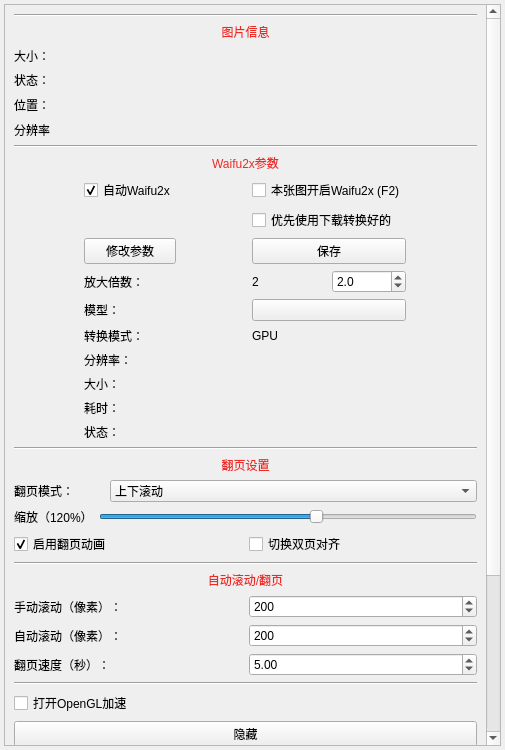
<?xml version="1.0" encoding="UTF-8"?>
<ui version="4.0">
 <class>ReadImg</class>
 <widget class="QWidget" name="ReadImg">
  <property name="geometry">
   <rect>
    <x>0</x>
    <y>0</y>
    <width>505</width>
    <height>750</height>
   </rect>
  </property>
  <property name="windowTitle">
   <string>工具</string>
  </property>
  <property name="autoFillBackground">
   <bool>false</bool>
  </property>
  <property name="styleSheet">
   <string notr="true"/>
  </property>
  <layout class="QGridLayout" name="gridLayout_2">
   <property name="leftMargin">
    <number>4</number>
   </property>
   <property name="topMargin">
    <number>4</number>
   </property>
   <property name="rightMargin">
    <number>4</number>
   </property>
   <property name="bottomMargin">
    <number>4</number>
   </property>
   <item row="0" column="0">
    <widget class="SmoothScrollArea" name="scrollArea22">
     <property name="widgetResizable">
      <bool>true</bool>
     </property>
     <widget class="QWidget" name="scrollAreaWidgetContents">
      <property name="geometry">
       <rect>
        <x>0</x>
        <y>0</y>
        <width>483</width>
        <height>934</height>
       </rect>
      </property>
      <layout class="QVBoxLayout" name="verticalLayout_2">
       <item>
        <layout class="QVBoxLayout" name="verticalLayout">
         <property name="spacing">
          <number>6</number>
         </property>
         <property name="sizeConstraint">
          <enum>QLayout::SizeConstraint::SetDefaultConstraint</enum>
         </property>
         <property name="leftMargin">
          <number>0</number>
         </property>
         <property name="topMargin">
          <number>0</number>
         </property>
         <property name="rightMargin">
          <number>0</number>
         </property>
         <property name="bottomMargin">
          <number>0</number>
         </property>
         <item>
          <widget class="Line" name="line_6">
           <property name="orientation">
            <enum>Qt::Orientation::Horizontal</enum>
           </property>
          </widget>
         </item>
         <item>
          <widget class="QLabel" name="label_4">
           <property name="styleSheet">
            <string notr="true">color: #ee2a24</string>
           </property>
           <property name="text">
            <string>图片信息</string>
           </property>
           <property name="alignment">
            <set>Qt::AlignmentFlag::AlignCenter</set>
           </property>
          </widget>
         </item>
         <item>
          <layout class="QGridLayout" name="gridLayout_3">
           <item row="2" column="0">
            <widget class="QLabel" name="epsLabel">
             <property name="minimumSize">
              <size>
               <width>0</width>
               <height>20</height>
              </size>
             </property>
             <property name="maximumSize">
              <size>
               <width>16777215</width>
               <height>20</height>
              </size>
             </property>
             <property name="text">
              <string>位置：</string>
             </property>
            </widget>
           </item>
           <item row="1" column="0">
            <widget class="QLabel" name="stateLable">
             <property name="text">
              <string>状态：</string>
             </property>
            </widget>
           </item>
           <item row="0" column="0">
            <widget class="QLabel" name="sizeLabel">
             <property name="text">
              <string>大小：</string>
             </property>
            </widget>
           </item>
           <item row="3" column="0">
            <widget class="QLabel" name="resolutionLabel">
             <property name="maximumSize">
              <size>
               <width>40</width>
               <height>16777215</height>
              </size>
             </property>
             <property name="styleSheet">
              <string notr="true"/>
             </property>
             <property name="text">
              <string>分辨率：</string>
             </property>
            </widget>
           </item>
           <item row="0" column="1">
            <widget class="QLabel" name="sizeLabel2">
             <property name="text">
              <string/>
             </property>
             <property name="wordWrap">
              <bool>true</bool>
             </property>
            </widget>
           </item>
           <item row="1" column="1">
            <widget class="QLabel" name="stateLable2">
             <property name="text">
              <string/>
             </property>
             <property name="wordWrap">
              <bool>true</bool>
             </property>
            </widget>
           </item>
           <item row="2" column="1">
            <widget class="QLabel" name="epsLabel2">
             <property name="text">
              <string/>
             </property>
             <property name="wordWrap">
              <bool>true</bool>
             </property>
            </widget>
           </item>
           <item row="3" column="1">
            <widget class="QLabel" name="resolutionLabel2">
             <property name="text">
              <string/>
             </property>
             <property name="wordWrap">
              <bool>true</bool>
             </property>
            </widget>
           </item>
          </layout>
         </item>
         <item>
          <widget class="Line" name="line">
           <property name="orientation">
            <enum>Qt::Orientation::Horizontal</enum>
           </property>
          </widget>
         </item>
         <item>
          <widget class="QLabel" name="label">
           <property name="styleSheet">
            <string notr="true">color: #ee2a24</string>
           </property>
           <property name="text">
            <string>Waifu2x参数</string>
           </property>
           <property name="alignment">
            <set>Qt::AlignmentFlag::AlignCenter</set>
           </property>
          </widget>
         </item>
         <item>
          <layout class="QGridLayout" name="gridLayout">
           <item row="8" column="0">
            <widget class="QLabel" name="sizeWaifu">
             <property name="text">
              <string>大小：</string>
             </property>
            </widget>
           </item>
           <item row="6" column="0">
            <widget class="QLabel" name="label_9">
             <property name="text">
              <string>转换模式：</string>
             </property>
            </widget>
           </item>
           <item row="8" column="1">
            <widget class="QLabel" name="waifu2xSize">
             <property name="text">
              <string/>
             </property>
             <property name="wordWrap">
              <bool>true</bool>
             </property>
            </widget>
           </item>
           <item row="7" column="1">
            <widget class="QLabel" name="waifu2xRes">
             <property name="text">
              <string/>
             </property>
             <property name="wordWrap">
              <bool>true</bool>
             </property>
            </widget>
           </item>
           <item row="1" column="1">
            <widget class="QCheckBox" name="curWaifu2x">
             <property name="text">
              <string>本张图开启Waifu2x (F2)</string>
             </property>
            </widget>
           </item>
           <item row="3" column="0">
            <widget class="QPushButton" name="waifu2xSave">
             <property name="text">
              <string>修改参数</string>
             </property>
            </widget>
           </item>
           <item row="10" column="1">
            <widget class="QLabel" name="waifu2xStatus">
             <property name="text">
              <string/>
             </property>
             <property name="wordWrap">
              <bool>true</bool>
             </property>
            </widget>
           </item>
           <item row="5" column="0">
            <widget class="QLabel" name="label_8">
             <property name="maximumSize">
              <size>
               <width>35</width>
               <height>16777215</height>
              </size>
             </property>
             <property name="text">
              <string>模型：</string>
             </property>
            </widget>
           </item>
           <item row="1" column="0">
            <widget class="QCheckBox" name="checkBox">
             <property name="styleSheet">
              <string notr="true"/>
             </property>
             <property name="text">
              <string>自动Waifu2x</string>
             </property>
             <property name="checked">
              <bool>true</bool>
             </property>
            </widget>
           </item>
           <item row="3" column="1">
            <layout class="QHBoxLayout" name="horizontalLayout_9">
             <item>
              <widget class="QPushButton" name="waifu2xCancle">
               <property name="text">
                <string>保存</string>
               </property>
              </widget>
             </item>
            </layout>
           </item>
           <item row="6" column="1">
            <widget class="QLabel" name="gpuLabel">
             <property name="maximumSize">
              <size>
               <width>150</width>
               <height>16777215</height>
              </size>
             </property>
             <property name="text">
              <string>GPU</string>
             </property>
             <property name="wordWrap">
              <bool>true</bool>
             </property>
            </widget>
           </item>
           <item row="4" column="0">
            <widget class="QLabel" name="label_3">
             <property name="text">
              <string>放大倍数：</string>
             </property>
            </widget>
           </item>
           <item row="7" column="0">
            <widget class="QLabel" name="resolutionWaifu">
             <property name="text">
              <string>分辨率：</string>
             </property>
            </widget>
           </item>
           <item row="10" column="0">
            <widget class="QLabel" name="stateWaifu">
             <property name="text">
              <string>状态：</string>
             </property>
            </widget>
           </item>
           <item row="4" column="1">
            <layout class="QHBoxLayout" name="horizontalLayout_6">
             <item>
              <widget class="QLabel" name="scaleLabel">
               <property name="text">
                <string>2</string>
               </property>
              </widget>
             </item>
             <item>
              <widget class="WheelDoubleSpinBox" name="scaleBox">
               <property name="decimals">
                <number>1</number>
               </property>
               <property name="maximum">
                <double>32.000000000000000</double>
               </property>
               <property name="singleStep">
                <double>0.100000000000000</double>
               </property>
               <property name="value">
                <double>2.000000000000000</double>
               </property>
              </widget>
             </item>
            </layout>
           </item>
           <item row="9" column="1">
            <widget class="QLabel" name="waifu2xTick">
             <property name="text">
              <string/>
             </property>
             <property name="wordWrap">
              <bool>true</bool>
             </property>
            </widget>
           </item>
           <item row="9" column="0">
            <widget class="QLabel" name="tickLabel">
             <property name="text">
              <string>耗时：</string>
             </property>
            </widget>
           </item>
           <item row="2" column="1">
            <widget class="QCheckBox" name="preDownWaifu2x">
             <property name="text">
              <string>优先使用下载转换好的</string>
             </property>
            </widget>
           </item>
           <item row="5" column="1">
            <layout class="QHBoxLayout" name="horizontalLayout_8">
             <item>
              <widget class="QPushButton" name="modelNameButton">
               <property name="text">
                <string/>
               </property>
              </widget>
             </item>
            </layout>
           </item>
          </layout>
         </item>
         <item>
          <widget class="Line" name="line_2">
           <property name="orientation">
            <enum>Qt::Orientation::Horizontal</enum>
           </property>
          </widget>
         </item>
         <item>
          <widget class="QLabel" name="label_6">
           <property name="styleSheet">
            <string notr="true">color: #ee2a24</string>
           </property>
           <property name="text">
            <string>翻页设置</string>
           </property>
           <property name="alignment">
            <set>Qt::AlignmentFlag::AlignCenter</set>
           </property>
          </widget>
         </item>
         <item>
          <layout class="QHBoxLayout" name="horizontalLayout_11">
           <item>
            <widget class="QLabel" name="label_5">
             <property name="maximumSize">
              <size>
               <width>90</width>
               <height>16777215</height>
              </size>
             </property>
             <property name="styleSheet">
              <string notr="true"/>
             </property>
             <property name="text">
              <string>翻页模式：</string>
             </property>
             <property name="alignment">
              <set>Qt::AlignmentFlag::AlignLeading|Qt::AlignmentFlag::AlignLeft|Qt::AlignmentFlag::AlignVCenter</set>
             </property>
            </widget>
           </item>
           <item>
            <widget class="WheelComboBox" name="comboBox">
             <item>
              <property name="text">
               <string>上下滚动</string>
              </property>
             </item>
             <item>
              <property name="text">
               <string>默认</string>
              </property>
             </item>
             <item>
              <property name="text">
               <string>左右双页</string>
              </property>
             </item>
             <item>
              <property name="text">
               <string>右左双页</string>
              </property>
             </item>
             <item>
              <property name="text">
               <string>左右滚动</string>
              </property>
             </item>
             <item>
              <property name="text">
               <string>右左滚动</string>
              </property>
             </item>
             <item>
              <property name="text">
               <string>等宽模式</string>
              </property>
             </item>
            </widget>
           </item>
          </layout>
         </item>
         <item>
          <layout class="QHBoxLayout" name="horizontalLayout_10">
           <item>
            <widget class="QLabel" name="zoomLabel">
             <property name="text">
              <string>缩放（120%）</string>
             </property>
            </widget>
           </item>
           <item>
            <widget class="WheelSlider" name="zoomSlider">
             <property name="styleSheet">
              <string notr="true"/>
             </property>
             <property name="minimum">
              <number>10</number>
             </property>
             <property name="maximum">
              <number>200</number>
             </property>
             <property name="singleStep">
              <number>10</number>
             </property>
             <property name="value">
              <number>120</number>
             </property>
             <property name="orientation">
              <enum>Qt::Orientation::Horizontal</enum>
             </property>
            </widget>
           </item>
          </layout>
         </item>
         <item>
          <layout class="QHBoxLayout" name="horizontalLayout_2">
           <item>
            <widget class="QCheckBox" name="animeBox">
             <property name="text">
              <string>启用翻页动画</string>
             </property>
             <property name="checked">
              <bool>true</bool>
             </property>
            </widget>
           </item>
           <item>
            <widget class="QCheckBox" name="switchDouble">
             <property name="text">
              <string>切换双页对齐</string>
             </property>
            </widget>
           </item>
          </layout>
         </item>
         <item>
          <widget class="Line" name="line_3">
           <property name="orientation">
            <enum>Qt::Orientation::Horizontal</enum>
           </property>
          </widget>
         </item>
         <item>
          <widget class="QLabel" name="label_7">
           <property name="styleSheet">
            <string notr="true">color: #ee2a24</string>
           </property>
           <property name="text">
            <string>自动滚动/翻页</string>
           </property>
           <property name="alignment">
            <set>Qt::AlignmentFlag::AlignCenter</set>
           </property>
          </widget>
         </item>
         <item>
          <layout class="QHBoxLayout" name="horizontalLayout_3">
           <item>
            <widget class="QLabel" name="label_12">
             <property name="text">
              <string>手动滚动（像素）：</string>
             </property>
            </widget>
           </item>
           <item>
            <widget class="QSpinBox" name="scrollInitSpeed">
             <property name="minimum">
              <number>1</number>
             </property>
             <property name="maximum">
              <number>4000</number>
             </property>
             <property name="value">
              <number>200</number>
             </property>
            </widget>
           </item>
          </layout>
         </item>
         <item>
          <layout class="QHBoxLayout" name="horizontalLayout_12">
           <item>
            <widget class="QLabel" name="label_10">
             <property name="maximumSize">
              <size>
               <width>16777215</width>
               <height>16777215</height>
              </size>
             </property>
             <property name="text">
              <string>自动滚动（像素）：</string>
             </property>
            </widget>
           </item>
           <item>
            <widget class="WheelSpinBox" name="scrollSpeed">
             <property name="minimum">
              <number>1</number>
             </property>
             <property name="maximum">
              <number>4000</number>
             </property>
             <property name="value">
              <number>200</number>
             </property>
            </widget>
           </item>
          </layout>
         </item>
         <item>
          <layout class="QHBoxLayout" name="horizontalLayout_13">
           <item>
            <widget class="QLabel" name="label_11">
             <property name="maximumSize">
              <size>
               <width>16777215</width>
               <height>16777215</height>
              </size>
             </property>
             <property name="text">
              <string>翻页速度（秒）：</string>
             </property>
            </widget>
           </item>
           <item>
            <widget class="WheelDoubleSpinBox" name="turnSpeed">
             <property name="minimum">
              <double>0.100000000000000</double>
             </property>
             <property name="singleStep">
              <double>0.100000000000000</double>
             </property>
             <property name="value">
              <double>5.000000000000000</double>
             </property>
            </widget>
           </item>
          </layout>
         </item>
         <item>
          <widget class="Line" name="line_8">
           <property name="orientation">
            <enum>Qt::Orientation::Horizontal</enum>
           </property>
          </widget>
         </item>
         <item>
          <widget class="QCheckBox" name="openGLBox">
           <property name="text">
            <string>打开OpenGL加速</string>
           </property>
          </widget>
         </item>
         <item>
          <widget class="QPushButton" name="pushButton_2">
           <property name="text">
            <string>隐藏</string>
           </property>
          </widget>
         </item>
         <item>
          <widget class="QPushButton" name="fullButton">
           <property name="text">
            <string>全屏</string>
           </property>
          </widget>
         </item>
         <item>
          <widget class="QPushButton" name="returePage">
           <property name="minimumSize">
            <size>
             <width>0</width>
             <height>0</height>
            </size>
           </property>
           <property name="maximumSize">
            <size>
             <width>16777215</width>
             <height>16777215</height>
            </size>
           </property>
           <property name="text">
            <string>返回</string>
           </property>
          </widget>
         </item>
         <item>
          <widget class="Line" name="line_5">
           <property name="orientation">
            <enum>Qt::Orientation::Horizontal</enum>
           </property>
          </widget>
         </item>
         <item>
          <layout class="QHBoxLayout" name="horizontalLayout_7"/>
         </item>
         <item>
          <layout class="QHBoxLayout" name="horizontalLayout_5">
           <item>
            <widget class="QPushButton" name="pushButton_4">
             <property name="text">
              <string>上一章</string>
             </property>
            </widget>
           </item>
           <item>
            <widget class="QPushButton" name="pushButton_5">
             <property name="text">
              <string>下一章</string>
             </property>
            </widget>
           </item>
          </layout>
         </item>
         <item>
          <widget class="Line" name="line_7">
           <property name="orientation">
            <enum>Qt::Orientation::Horizontal</enum>
           </property>
          </widget>
         </item>
         <item>
          <layout class="QHBoxLayout" name="horizontalLayout">
           <item>
            <widget class="QPushButton" name="lastPage">
             <property name="minimumSize">
              <size>
               <width>0</width>
               <height>0</height>
              </size>
             </property>
             <property name="maximumSize">
              <size>
               <width>16777215</width>
               <height>16777215</height>
              </size>
             </property>
             <property name="text">
              <string>上一页</string>
             </property>
            </widget>
           </item>
           <item>
            <widget class="QPushButton" name="nextPage">
             <property name="minimumSize">
              <size>
               <width>0</width>
               <height>0</height>
              </size>
             </property>
             <property name="maximumSize">
              <size>
               <width>16777215</width>
               <height>16777215</height>
              </size>
             </property>
             <property name="text">
              <string>下一页</string>
             </property>
            </widget>
           </item>
          </layout>
         </item>
         <item>
          <spacer name="verticalSpacer">
           <property name="orientation">
            <enum>Qt::Orientation::Vertical</enum>
           </property>
           <property name="sizeHint" stdset="0">
            <size>
             <width>20</width>
             <height>40</height>
            </size>
           </property>
          </spacer>
         </item>
         <item>
          <widget class="Line" name="line_4">
           <property name="orientation">
            <enum>Qt::Orientation::Horizontal</enum>
           </property>
          </widget>
         </item>
        </layout>
       </item>
      </layout>
     </widget>
    </widget>
   </item>
  </layout>
 </widget>
 <customwidgets>
  <customwidget>
   <class>SmoothScrollArea</class>
   <extends>QScrollArea</extends>
   <header location="global">component.scroll_area.smooth_scroll_area.h</header>
   <container>1</container>
  </customwidget>
  <customwidget>
   <class>WheelComboBox</class>
   <extends>QComboBox</extends>
   <header location="global">component.box.wheel_combo_box.h</header>
  </customwidget>
  <customwidget>
   <class>WheelDoubleSpinBox</class>
   <extends>QDoubleSpinBox</extends>
   <header location="global">component.box.wheel_double_spin_box.h</header>
  </customwidget>
  <customwidget>
   <class>WheelSpinBox</class>
   <extends>QSpinBox</extends>
   <header location="global">component.box.wheel_spin_box.h</header>
  </customwidget>
  <customwidget>
   <class>WheelSlider</class>
   <extends>QSlider</extends>
   <header location="global">component.box.wheel_slider.h</header>
  </customwidget>
 </customwidgets>
 <resources/>
 <connections>
  <connection>
   <sender>pushButton_5</sender>
   <signal>clicked()</signal>
   <receiver>ReadImg</receiver>
   <slot>OpenNextEps()</slot>
   <hints>
    <hint type="sourcelabel">
     <x>294</x>
     <y>792</y>
    </hint>
    <hint type="destinationlabel">
     <x>278</x>
     <y>422</y>
    </hint>
   </hints>
  </connection>
  <connection>
   <sender>lastPage</sender>
   <signal>clicked()</signal>
   <receiver>ReadImg</receiver>
   <slot>LastPage()</slot>
   <hints>
    <hint type="sourcelabel">
     <x>125</x>
     <y>833</y>
    </hint>
    <hint type="destinationlabel">
     <x>181</x>
     <y>488</y>
    </hint>
   </hints>
  </connection>
  <connection>
   <sender>nextPage</sender>
   <signal>clicked()</signal>
   <receiver>ReadImg</receiver>
   <slot>NextPage()</slot>
   <hints>
    <hint type="sourcelabel">
     <x>294</x>
     <y>833</y>
    </hint>
    <hint type="destinationlabel">
     <x>181</x>
     <y>479</y>
    </hint>
   </hints>
  </connection>
  <connection>
   <sender>pushButton_4</sender>
   <signal>clicked()</signal>
   <receiver>ReadImg</receiver>
   <slot>OpenLastEps()</slot>
   <hints>
    <hint type="sourcelabel">
     <x>95</x>
     <y>792</y>
    </hint>
    <hint type="destinationlabel">
     <x>278</x>
     <y>437</y>
    </hint>
   </hints>
  </connection>
  <connection>
   <sender>pushButton_2</sender>
   <signal>clicked()</signal>
   <receiver>ReadImg</receiver>
   <slot>hide()</slot>
   <hints>
    <hint type="sourcelabel">
     <x>175</x>
     <y>684</y>
    </hint>
    <hint type="destinationlabel">
     <x>105</x>
     <y>392</y>
    </hint>
   </hints>
  </connection>
  <connection>
   <sender>returePage</sender>
   <signal>clicked()</signal>
   <receiver>ReadImg</receiver>
   <slot>ReturnPage()</slot>
   <hints>
    <hint type="sourcelabel">
     <x>212</x>
     <y>744</y>
    </hint>
    <hint type="destinationlabel">
     <x>181</x>
     <y>455</y>
    </hint>
   </hints>
  </connection>
  <connection>
   <sender>checkBox</sender>
   <signal>clicked()</signal>
   <receiver>ReadImg</receiver>
   <slot>OpenWaifu()</slot>
   <hints>
    <hint type="sourcelabel">
     <x>101</x>
     <y>182</y>
    </hint>
    <hint type="destinationlabel">
     <x>181</x>
     <y>318</y>
    </hint>
   </hints>
  </connection>
  <connection>
   <sender>fullButton</sender>
   <signal>clicked()</signal>
   <receiver>ReadImg</receiver>
   <slot>FullScreen()</slot>
   <hints>
    <hint type="sourcelabel">
     <x>123</x>
     <y>714</y>
    </hint>
    <hint type="destinationlabel">
     <x>278</x>
     <y>466</y>
    </hint>
   </hints>
  </connection>
  <connection>
   <sender>waifu2xSave</sender>
   <signal>clicked()</signal>
   <receiver>ReadImg</receiver>
   <slot>Waifu2xSave()</slot>
   <hints>
    <hint type="sourcelabel">
     <x>116</x>
     <y>248</y>
    </hint>
    <hint type="destinationlabel">
     <x>296</x>
     <y>171</y>
    </hint>
   </hints>
  </connection>
  <connection>
   <sender>waifu2xCancle</sender>
   <signal>clicked()</signal>
   <receiver>ReadImg</receiver>
   <slot>Waifu2xCancle()</slot>
   <hints>
    <hint type="sourcelabel">
     <x>283</x>
     <y>248</y>
    </hint>
    <hint type="destinationlabel">
     <x>298</x>
     <y>203</y>
    </hint>
   </hints>
  </connection>
  <connection>
   <sender>zoomSlider</sender>
   <signal>valueChanged(int)</signal>
   <receiver>ReadImg</receiver>
   <slot>ScalePicture()</slot>
   <hints>
    <hint type="sourcelabel">
     <x>294</x>
     <y>500</y>
    </hint>
    <hint type="destinationlabel">
     <x>298</x>
     <y>433</y>
    </hint>
   </hints>
  </connection>
 </connections>
 <slots>
  <slot>LastPage()</slot>
  <slot>NextPage()</slot>
  <slot>ReturnPage()</slot>
  <slot>SwitchPicture()</slot>
  <slot>CopyPicture()</slot>
  <slot>SwitchWaifu()</slot>
  <slot>OpenWaifu()</slot>
  <slot>ReduceScalePic()</slot>
  <slot>AddScalePic()</slot>
  <slot>OpenLastEps()</slot>
  <slot>OpenNextEps()</slot>
  <slot>SwitchModel()</slot>
  <slot>FullScreen()</slot>
  <slot>Waifu2xSave()</slot>
  <slot>Waifu2xCancle()</slot>
  <slot>ScalePicture()</slot>
  <slot>ChangeReadMode()</slot>
  <slot>ResetScale()</slot>
 </slots>
</ui>
